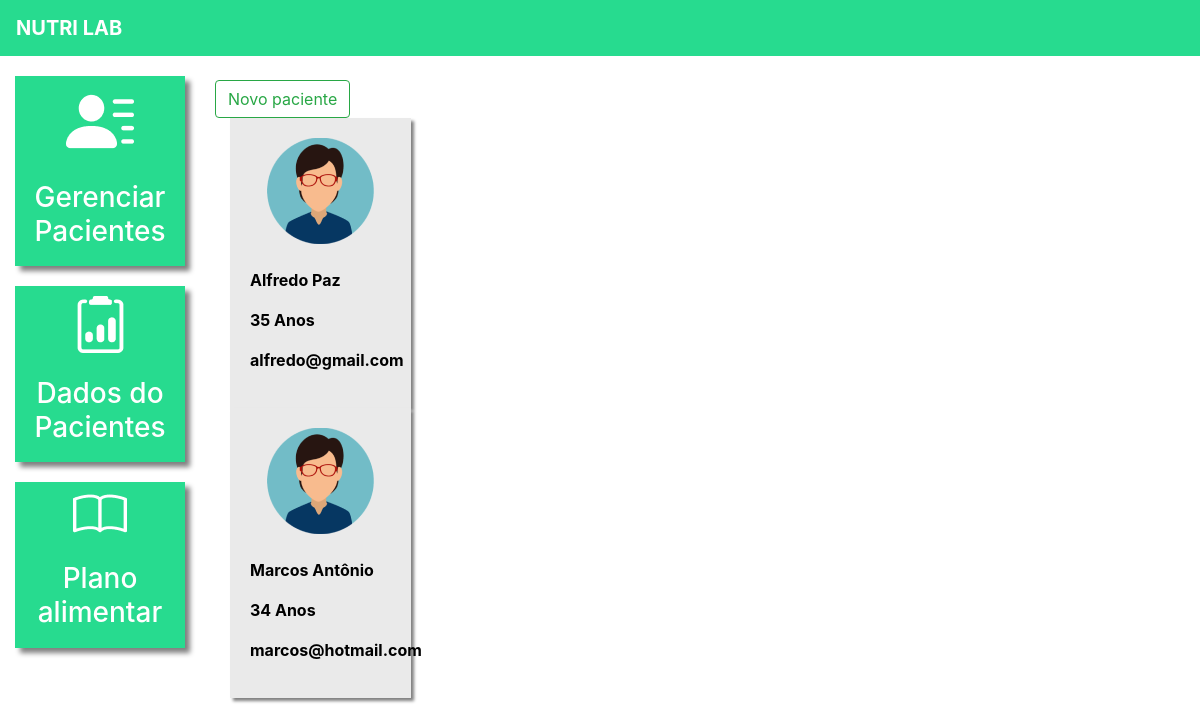
/pacientes/ (signed in), run on the app's committed database.
### plataforma/models.py (models this page shows, shortened)
class Pacientes(models.Model):
    choices_sexo = (('F', 'Feminino'),
                    ('M', 'Maculino'))
    nome = models.CharField(max_length=50)
    sexo = models.CharField(max_length=1, choices=choices_sexo)
    idade = models.IntegerField()
    email = models.EmailField()
    telefone = models.CharField(max_length=19)
    nutri = models.ForeignKey(User, on_delete=models.CASCADE)

### plataforma/views.py (the view, shortened to what this page needs)
# urls.py: path('pacientes/', views.pacientes, name='pacientes'),
@login_required(login_url='/auth/logar/')
def pacientes(request):
    if request.method == 'GET':
        pacientes = Pacientes.objects.filter(nutri=request.user)
        return render(request, 'paciente.html', {'pacientes': pacientes})

### plataforma/templates/paciente.html (shortened to what this page needs)
{% extends 'base_plataforma.html' %}
{% load static %}
{% block plataforma %}
    <br>
    <button type="button" class="btn btn-outline-success" data-toggle="modal" data-target="#modal">
    Novo paciente
    </button>
    {% for paciente in pacientes %}
        <div class="col-md-4">
            <a href="#" class="link-hover">
                <div class="card-paciente">
                    <div class="foto-perfil">
                        {% if paciente.sexo == "M"%}
                            <img src="{% static 'plataforma/img/perfil2.png' %}">
                        {% else %}
                            <img src="{% static 'plataforma/img/perfil1.png' %}">
                        {% endif %}
                    </div>
                    <br>
                    <p class="dados">{{paciente.nome}}</p>
                    <p class="dados">{{paciente.idade}} Anos</p>
                    <p class="dados">{{paciente.email}}</p>
                </div>
            </a>
        </div>
    {% endfor %}
{% endblock%}

### templates/static/plataforma/css/style.css (style rules this page uses)
.card-paciente { background-color: #EAEAEA; width: 80%; box-shadow: 3px 3px 3px gray; padding: 20px; color: black; }
.foto-perfil { text-align: center; }
.dados { font-weight: bold; }

### data on the page
Pacientes: nome "Alfredo Paz", idade "35", email "alfredo@gmail.com"
Pacientes: nome "Marcos Antônio", idade "34", email "marcos@hotmail.com"
